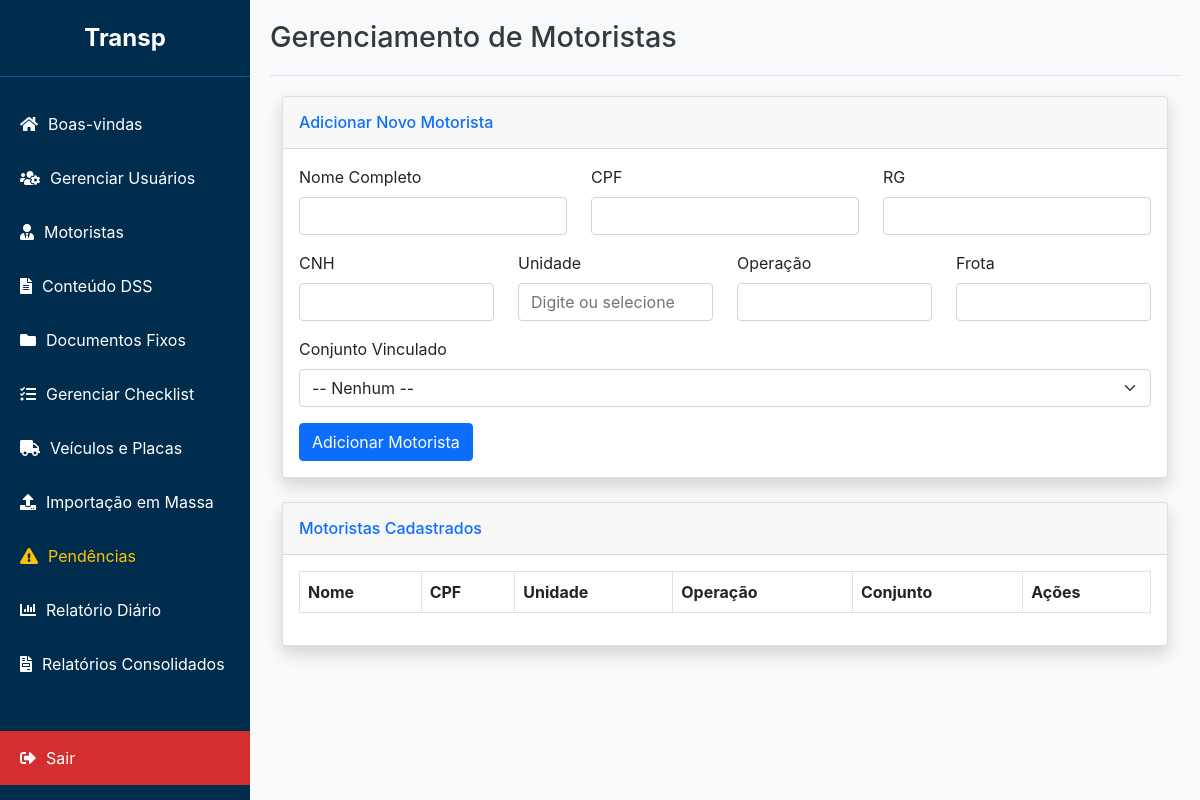
/admin/motoristas (signed in), run on an earlier commit of the app's database.
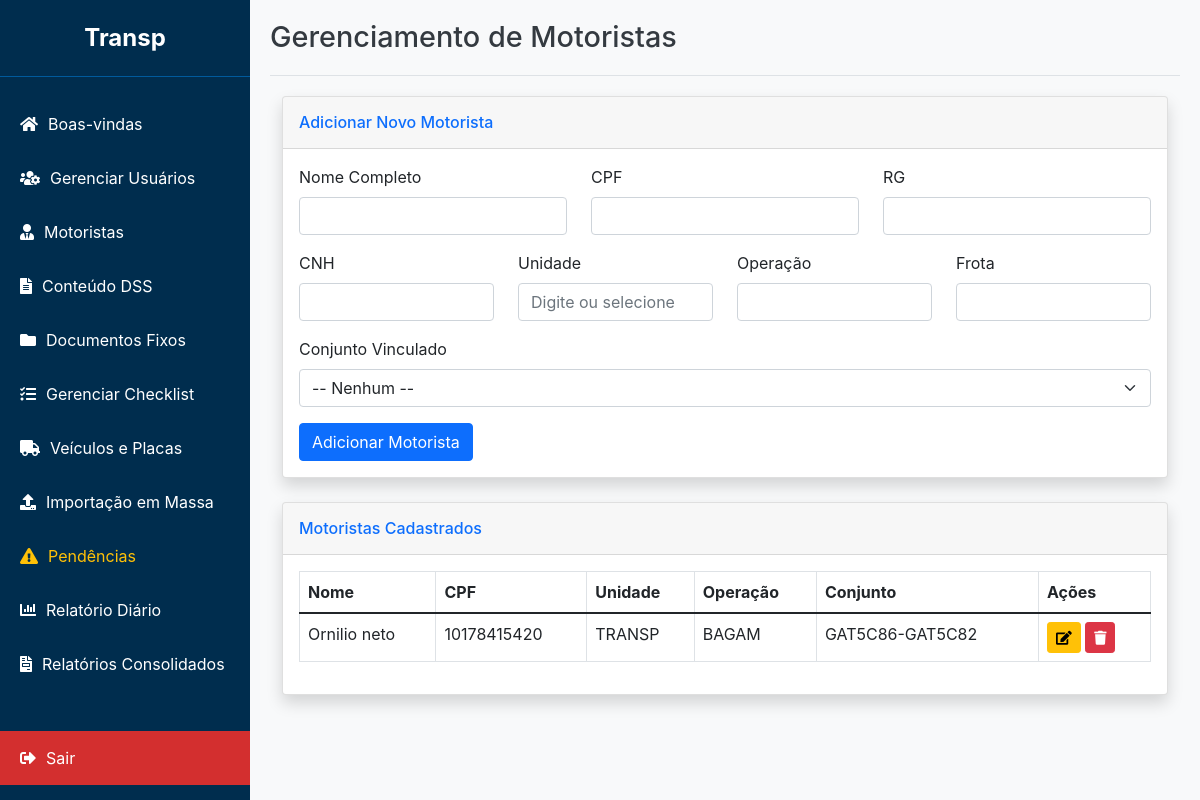
And on a later commit of the database.
### app/models.py (models this page shows, shortened)
class Motorista(db.Model):
    id = db.Column(db.Integer, primary_key=True)
    unidade = db.Column(db.String(100), nullable=True)
    operacao = db.Column(db.String(100), nullable=True) # NOVO CAMPO
    nome = db.Column(db.String(150), nullable=False)
    cpf = db.Column(db.String(14), unique=True, nullable=False)
    rg = db.Column(db.String(20))
    cnh = db.Column(db.String(20))
    frota = db.Column(db.String(50))
    password_hash = db.Column(db.String(256), nullable=True)
    veiculo_id = db.Column(db.Integer, db.ForeignKey('veiculo.id'), nullable=True)
    assinaturas = db.relationship('Assinatura', backref='motorista', lazy=True)
    checklists_preenchidos = db.relationship('ChecklistPreenchido', backref='motorista', lazy=True)

class Veiculo(db.Model):
    id = db.Column(db.Integer, primary_key=True)
    unidade = db.Column(db.String(100), nullable=True)
    operacao = db.Column(db.String(100), nullable=True) # NOVO CAMPO
    nome_conjunto = db.Column(db.String(100), unique=True, nullable=False)
    placa_cavalo_id = db.Column(db.Integer, db.ForeignKey('placa.id'), nullable=False)
    placa_carreta1_id = db.Column(db.Integer, db.ForeignKey('placa.id'), nullable=True)
    placa_carreta2_id = db.Column(db.Integer, db.ForeignKey('placa.id'), nullable=True)
    obs = db.Column(db.Text)
    placa_cavalo = db.relationship('Placa', foreign_keys=[placa_cavalo_id])
    placa_carreta1 = db.relationship('Placa', foreign_keys=[placa_carreta1_id])
    placa_carreta2 = db.relationship('Placa', foreign_keys=[placa_carreta2_id])
    motoristas = db.relationship('Motorista', backref='veiculo', lazy=True)
    checklists_preenchidos = db.relationship('ChecklistPreenchido', backref='veiculo', lazy=True)

### app/routes.py (the view)
@admin_bp.route('/motoristas')
@login_required()
def motoristas():
    user_role = session.get('role')
    user_unidade = session.get('unidade')
    motoristas_query = Motorista.query
    veiculos_query = Veiculo.query
    if user_role != 'admin':
        motoristas_query = motoristas_query.filter(Motorista.unidade == user_unidade)
        veiculos_query = veiculos_query.filter(Veiculo.unidade == user_unidade)
    lista_motoristas = motoristas_query.order_by(Motorista.nome).all()
    veiculos = veiculos_query.order_by(Veiculo.nome_conjunto).all()
    return render_template('motoristas.html', motoristas=lista_motoristas, veiculos=veiculos)

### app/routes.py (called while the page is built)
def login_required(required_role=["admin", "master", "comum"]):
    def decorator(f):
        @wraps(f)
        def decorated_function(*args, **kwargs):
            if 'user_id' not in session:
                flash('Por favor, faça login para acessar esta página.', 'warning')
                return redirect(url_for('admin.login'))
            user_role = session.get('role')
            if user_role not in required_role:
                flash('Você não tem permissão para acessar esta página.', 'danger')
                return redirect(url_for('admin.dashboard'))
            return f(*args, **kwargs)
        return decorated_function
    return decorator

### app/templates/motoristas.html (shortened to what the changed rows need)
{% extends "base_adm.html" %}
{% block header %}Gerenciamento de Motoristas{% endblock %}
{% block content %}
<div class="container-fluid">
    <div class="card shadow mb-4">
        <div class="card-body">
            <div class="table-responsive">
                <table class="table table-bordered" id="dataTable" width="100%" cellspacing="0">
                    <thead>
                        <tr>
                            <th>Nome</th>
                            <th>CPF</th>
                            <th>Unidade</th>
                            <th>Operação</th>
                            <th>Conjunto</th>
                            <th>Ações</th>
                        </tr>
                    </thead>
                    <tbody>
                        {% for motorista in motoristas %}
                        <tr>
                            <td>{{ motorista.nome }}</td>
                            <td>{{ motorista.cpf }}</td>
                            <td>{{ motorista.unidade }}</td>
                            <td>{{ motorista.operacao or 'N/A' }}</td>
                            <td>{{ motorista.veiculo.nome_conjunto if motorista.veiculo else 'N/A' }}</td>
                            <td>
                                <button type="button" class="btn btn-warning btn-sm" data-bs-toggle="modal" data-bs-target="#editModal-{{ motorista.id }}">
                                    <i class="fas fa-edit"></i>
                                </button>
                                <button type="button" class="btn btn-danger btn-sm" data-bs-toggle="modal" data-bs-target="#deleteModal-{{ motorista.id }}">
                                    <i class="fas fa-trash"></i>
                                </button>
                            </td>
                        </tr>
                        {% endfor %}
                    </tbody>
                </table>
            </div>
        </div>
    </div>
</div>
{% endblock %}

What changed in the data, as far as the page shows it:
added Motorista: nome "Ornilio neto", cpf "10178415420", unidade "TRANSP", operacao "BAGAM", veiculo "GAT5C86-GAT5C82"
